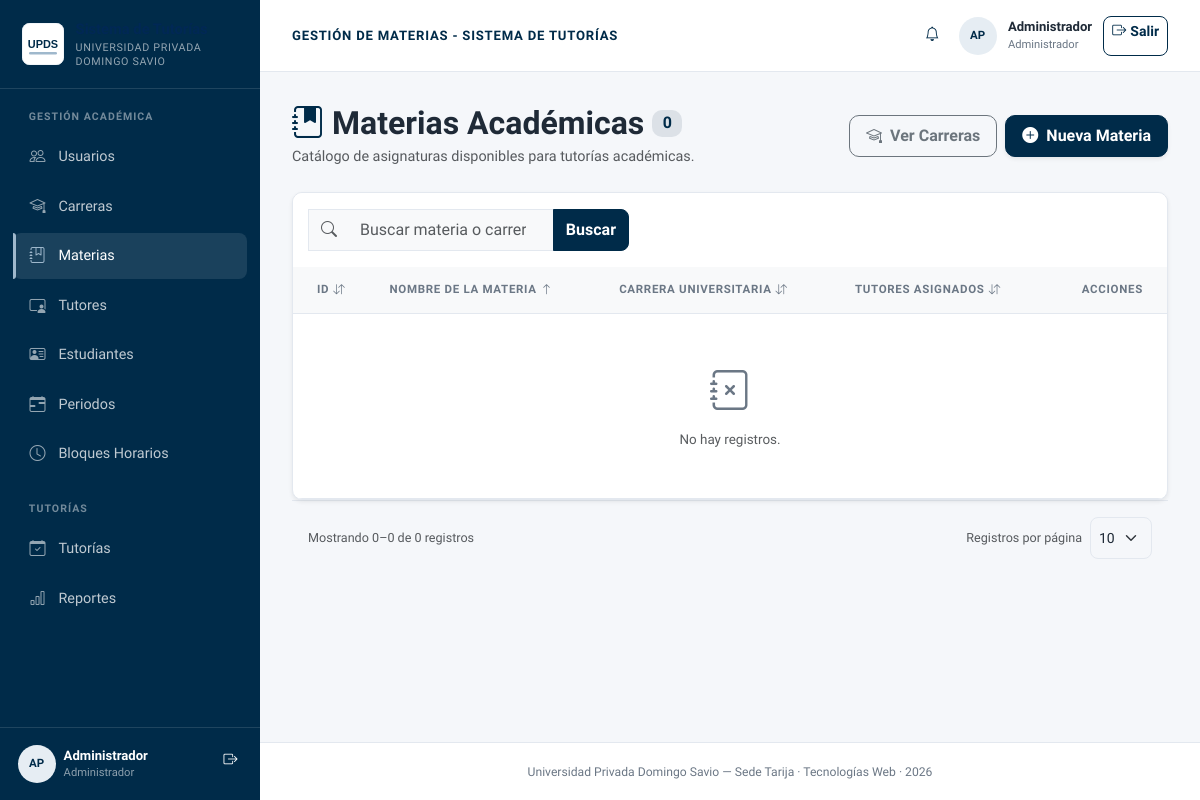
Page /controllers/materias_listar.php (signed in) on the earlier database version.
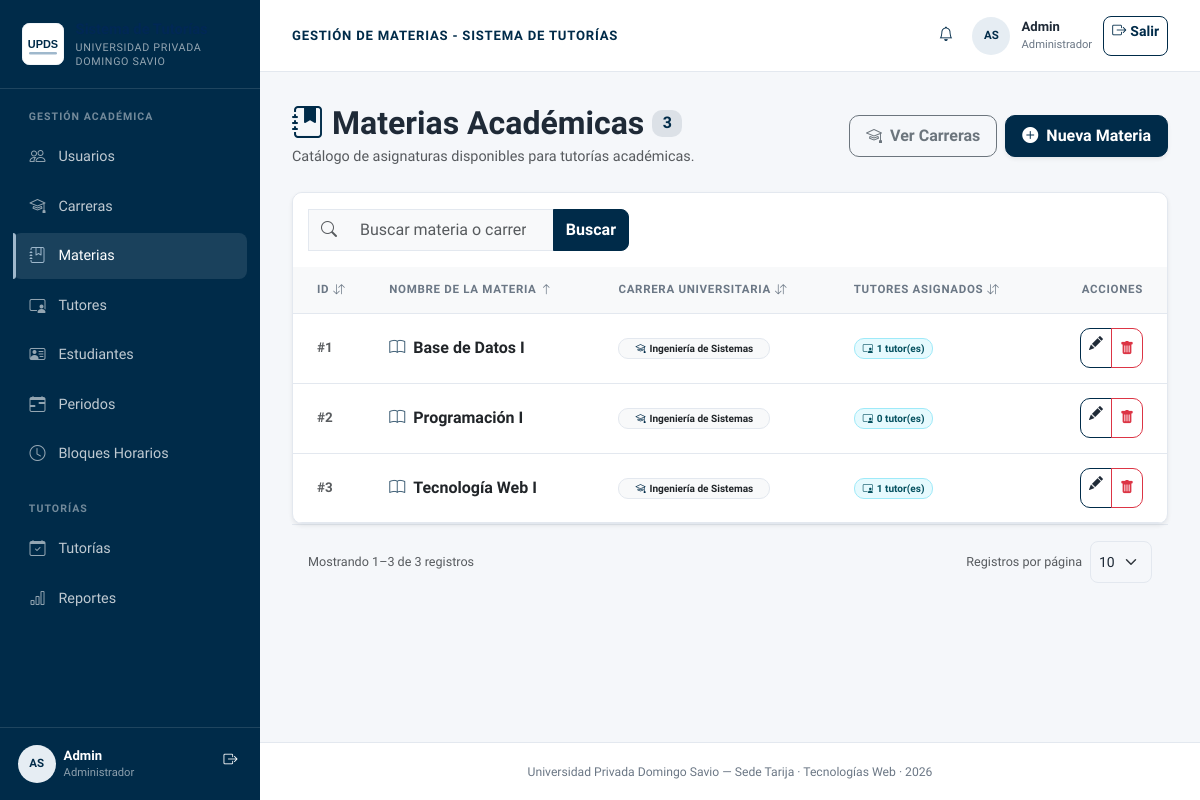
Same page on the later database version.
### tables this page shows
CREATE TABLE IF NOT EXISTS materias (
  id_materia INT AUTO_INCREMENT PRIMARY KEY,
  nombre_materia VARCHAR(150) NOT NULL,
  id_carrera INT,
  UNIQUE KEY uq_materia_carrera (id_carrera, nombre_materia),
  CONSTRAINT fk_materias_carreras FOREIGN KEY (id_carrera) REFERENCES carreras(id_carrera) ON UPDATE CASCADE
);

CREATE TABLE IF NOT EXISTS carreras (
  id_carrera INT AUTO_INCREMENT PRIMARY KEY,
  nombre_carrera VARCHAR(150) NOT NULL,
  UNIQUE KEY uq_carrera_nombre (nombre_carrera)
);

### controllers/materias_listar.php (called while the page is built, shortened)
<?php
require_once __DIR__ . '/../config/conexion.php';
require_once __DIR__ . '/../models/MateriaModel.php';
require_once __DIR__ . '/../includes/lista_helper.php';
$materiaModel = new MateriaModel($pdo);
$ordenesPermitidos = ['id', 'nombre', 'carrera', 'tutores'];
$ordenActual = in_array($_GET['orden'] ?? '', $ordenesPermitidos, true) ? $_GET['orden'] : 'nombre';
$dirActual = ($_GET['dir'] ?? '') === 'desc' ? 'desc' : 'asc';
$q = isset($_GET['q']) && is_scalar($_GET['q']) ? trim((string) $_GET['q']) : '';
$orden = $ordenActual;
$dir = $dirActual;
$parametrosPagina = paginacionParametros();
$totalRegistros = $materiaModel->contar($q);
$pag = paginacionCalcular($totalRegistros, $parametrosPagina);
$materias = $materiaModel->obtenerPaginadas($q, $orden, $dir, $pag['por_pagina'], $pag['offset']);
require_once __DIR__ . '/../views/materias/listar.php';

### models/NotificacionModel.php (called while the page is built, shortened)
<?php
class NotificacionModel
{
    private $pdo;
    public function __construct($pdo)
    {
        $this->pdo = $pdo;
    }
    public function contarNoLeidas($idUsuario)
    {
        $stmt = $this->pdo->prepare('SELECT COUNT(*) FROM notificaciones WHERE id_usuario = :id AND leida = 0');
        $stmt->execute([':id' => (int) $idUsuario]);
        return (int) $stmt->fetchColumn();
    }
}

### models/MateriaModel.php (called while the page is built, shortened)
<?php
class MateriaModel
{
    private $pdo;
    public function __construct($pdo)
    {
        $this->pdo = $pdo;
    }
    public function obtenerPaginadas($q, $orden, $dir, $limite, $offset)
    {
        $columnas = ['id' => 'm.id_materia', 'nombre' => 'm.nombre_materia', 'carrera' => 'c.nombre_carrera', 'tutores' => 'total_tutores'];
        $ordenSql = $columnas[$orden] ?? $columnas['nombre'];
        $dirSql = strtolower($dir) === 'asc' ? 'ASC' : 'DESC';
        $sql = "SELECT m.id_materia, m.nombre_materia, m.id_carrera, c.nombre_carrera,
                       (SELECT COUNT(*) FROM tutor_materia tm WHERE tm.id_materia = m.id_materia) AS total_tutores
                FROM materias m LEFT JOIN carreras c ON m.id_carrera = c.id_carrera";
        $sql .= " ORDER BY {$ordenSql} {$dirSql} LIMIT :limite OFFSET :offset";
        $stmt = $this->pdo->prepare($sql);
        $stmt->bindValue(':limite', $limite, PDO::PARAM_INT);
        $stmt->bindValue(':offset', $offset, PDO::PARAM_INT);
        $stmt->execute();
        return $stmt->fetchAll();
    }
    public function contar($q = '')
    {
        $sql = 'SELECT COUNT(*) FROM materias m LEFT JOIN carreras c ON m.id_carrera = c.id_carrera';
        $stmt = $this->pdo->prepare($q !== '' ? $sql . " WHERE CONCAT_WS(' ', m.nombre_materia, c.nombre_carrera) LIKE :q ESCAPE '\\\\'" : $sql);
        $stmt->execute();
        return (int) $stmt->fetchColumn();
    }
}

### views/materias/listar.php (the view, shortened to what the changed rows need)
<?php
$tituloPagina = 'Gestión de Materias - Sistema de Tutorías';
include __DIR__ . '/../layouts/header.php';
?>
<div class="d-flex flex-column flex-md-row justify-content-between align-items-start align-items-md-center mb-4 gap-3">
  <div>
    <h2 class="fw-bold mb-1 d-flex align-items-center gap-2">
      <i class="bi bi-journal-bookmark-fill text-primary"></i>
      <span>Materias Académicas</span>
      <span class="badge bg-primary bg-opacity-10 text-primary fs-6"><?= $totalRegistros ?></span>
    </h2>
  </div>
</div>
<div class="card card-custom shadow-sm overflow-hidden">
  <div class="table-responsive">
    <table class="table table-hover align-middle mb-0" id="tablaMaterias">
      <thead class="table-light text-muted text-uppercase" style="font-size: 0.75rem; letter-spacing: 0.5px;">
        <tr>
          <th class="text-end pe-4">Acciones</th>
        </tr>
      </thead>
      <tbody>
        <?php foreach ($materias as $m): ?>
          <tr>
            <td class="ps-4 text-muted fw-semibold">#<?= htmlspecialchars($m['id_materia']) ?></td>
            <td>
              <div class="fw-bold text-dark fs-6 d-flex align-items-center gap-2">
                <i class="bi bi-book text-primary opacity-75"></i>
                <?= htmlspecialchars($m['nombre_materia']) ?>
              </div>
            </td>
            <td>
              <?php if (!empty($m['nombre_carrera'])): ?>
                <span class="badge bg-light text-dark border px-3 py-1">
                  <i class="bi bi-mortarboard me-1 text-primary"></i><?= htmlspecialchars($m['nombre_carrera']) ?>
                </span>
              <?php else: ?>
                <span class="text-muted small italic">Sin carrera asignada</span>
              <?php endif; ?>
            </td>
            <td>
              <span class="badge bg-info bg-opacity-10 text-info-emphasis border border-info-subtle px-2 py-1">
                <i class="bi bi-person-video3 me-1"></i><?= $m['total_tutores'] ?> tutor(es)
              </span>
            </td>
            <td class="text-end pe-4">
              <div class="btn-group" role="group">
                <a href="materias_editar.php?id=<?= $m['id_materia'] ?>" class="btn btn-outline-primary btn-sm rounded-start-2" title="Editar">
                  <i class="bi bi-pencil-fill"></i>
                </a>
                <button type="button" class="btn btn-outline-danger btn-sm rounded-end-2"
                        onclick="confirmarEliminacion('materias_eliminar.php?id=<?= $m['id_materia'] ?>', 'Se eliminará la materia <?= htmlspecialchars($m['nombre_materia']) ?> del catálogo.')"
                        title="Eliminar">
                  <i class="bi bi-trash-fill"></i>
                </button>
              </div>
            </td>
          </tr>
        <?php endforeach; ?>
        <?php if (empty($materias)): ?>
          <tr>
            <td colspan="5" class="text-center py-5 text-muted">
              <i class="bi bi-journal-x fs-1 d-block mb-2 text-secondary"></i>
              <?php if ($q !== ''): ?>
                Sin resultados para tu búsqueda. <a href="<?= urlLista(['q' => null, 'pagina' => 1]) ?>">Limpiar búsqueda</a>
              <?php else: ?>
                No hay registros.
              <?php endif; ?>
            </td>
          </tr>
        <?php endif; ?>
      </tbody>
    </table>
  </div>
</div>
<?php include __DIR__ . '/../partials/paginacion.php'; ?>
<?php include __DIR__ . '/../layouts/footer.php'; ?>

### views/layouts/header.php (shortened to what the changed rows need)
<?php
require_once __DIR__ . '/../../includes/lista_helper.php';
require_once __DIR__ . '/../../includes/vista_helpers.php';
$rolSesion = $_SESSION['rol'] ?? '';
$nombreSesion = $_SESSION['nombre'] ?? 'Usuario';
$apellidoSesion = $_SESSION['apellido'] ?? '';
$tituloSeccion = $tituloSeccion ?? ($tituloPagina ?? 'Sistema de Tutorías');
$esEstudiante = $rolSesion === 'estudiante';
$notificacionesNoLeidas = 0;
if (!empty($_SESSION['id_usuario'])) {
    try {
        require_once __DIR__ . '/../../config/conexion.php';
        require_once __DIR__ . '/../../models/NotificacionModel.php';
        $notificacionesNoLeidas = (new NotificacionModel($pdo))->contarNoLeidas($_SESSION['id_usuario']);
    } catch (Throwable $e) {
        error_log($e->getMessage());
        $notificacionesNoLeidas = 0;
    }
}
function campanaNotificaciones($noLeidas) {
    $insignia = $noLeidas > 0
        ? '<span class="badge rounded-pill bg-danger position-absolute top-0 start-100 translate-middle" style="font-size: .6rem;">' . (int) $noLeidas . '</span>'
        : '';
    return '<a href="/controllers/notificaciones_listar.php" class="position-relative d-inline-flex align-items-center justify-content-center p-2 text-decoration-none" aria-label="Notificaciones" title="Notificaciones">'
        . '<i class="bi bi-bell" aria-hidden="true"></i>' . $insignia . '</a>';
}
?>
<!DOCTYPE html>
<html lang="es">
<head>
  <link href="https://cdn.jsdelivr.net/npm/bootstrap@5.3.3/dist/css/bootstrap.min.css" rel="stylesheet">
  <link rel="stylesheet" href="https://cdn.jsdelivr.net/npm/bootstrap-icons@1.11.3/font/bootstrap-icons.min.css">
  <link rel="stylesheet" href="/assets/css/upds-theme.css">
</head>
<body>
<?php if ($esEstudiante): ?>
  <div class="student-main">
    <nav class="navbar navbar-expand-lg student-navbar" aria-label="Navegación principal">
      <div class="container-fluid px-3 px-lg-4">
        <a class="navbar-brand d-flex align-items-center gap-2" href="/views/estudiante/panel.php">
          <img class="brand-logo" src="/assets/img/logo-upds.svg" alt="UPDS">
          <span><strong>UPDS</strong><small class="brand-campus">Sede Tarija</small></span>
        </a>
        <button class="navbar-toggler border-0" type="button" data-bs-toggle="collapse" data-bs-target="#studentNav" aria-controls="studentNav" aria-label="Abrir menú">
          <span class="navbar-toggler-icon"></span>
        </button>
        <div class="collapse navbar-collapse" id="studentNav">
          <ul class="navbar-nav me-auto mb-2 mb-lg-0">
            <li class="nav-item"><a class="nav-link <?= menuActivo('estudiante/panel') ? 'active' : '' ?>" href="/views/estudiante/panel.php"><i class="bi bi-calendar2-check me-1" aria-hidden="true"></i>Mis Tutorías</a></li>
            <li class="nav-item"><a class="nav-link <?= menuActivo('solicitar') ? 'active' : '' ?>" href="/controllers/tutorias_solicitar.php"><i class="bi bi-calendar-plus me-1" aria-hidden="true"></i>Solicitar Tutoría</a></li>
          </ul>
          <div class="topbar-user">
            <span class="text-white"><?= campanaNotificaciones($notificacionesNoLeidas) ?></span>
            <?= avatar($nombreSesion, $apellidoSesion, $rolSesion) ?>
            <div><div class="topbar-user-name"><?= htmlspecialchars($nombreSesion) ?></div><div class="topbar-user-role"><?= htmlspecialchars($rolSesion) ?></div></div>
            <a href="/controllers/logout.php" onclick="cerrarSesion(event)" class="btn btn-sm btn-outline-light"><i class="bi bi-box-arrow-right me-1" aria-hidden="true"></i>Salir</a>
          </div>
        </div>
      </div>
    </nav>
<?php else: ?>
  <div class="app-shell">
    <aside class="app-sidebar" aria-label="Navegación principal">
      <a class="sidebar-brand" href="<?= $rolSesion === 'tutor' ? '/views/tutor/panel.php' : '/controllers/usuarios_listar.php' ?>">
        <img class="brand-logo" src="/assets/img/logo-upds.svg" alt="UPDS">
        <span class="brand-name">Sistema de Tutorías<small class="brand-campus">Universidad Privada Domingo Savio</small></span>
      </a>
      <nav class="sidebar-nav">
        <?php if ($rolSesion === 'administrador'): ?>
          <div class="sidebar-section">Gestión académica</div>
          <a class="sidebar-link <?= menuActivo('usuarios') ? 'active' : '' ?>" href="/controllers/usuarios_listar.php"><i class="bi bi-people" aria-hidden="true"></i>Usuarios</a>
          <a class="sidebar-link <?= menuActivo('carreras') ? 'active' : '' ?>" href="/controllers/carreras_listar.php"><i class="bi bi-mortarboard" aria-hidden="true"></i>Carreras</a>
          <a class="sidebar-link <?= menuActivo('materias') ? 'active' : '' ?>" href="/controllers/materias_listar.php"><i class="bi bi-journal-bookmark" aria-hidden="true"></i>Materias</a>
          <a class="sidebar-link <?= menuActivo('tutores') ? 'active' : '' ?>" href="/controllers/tutores_listar.php"><i class="bi bi-person-video3" aria-hidden="true"></i>Tutores</a>
          <a class="sidebar-link <?= menuActivo('estudiantes') ? 'active' : '' ?>" href="/controllers/estudiantes_listar.php"><i class="bi bi-person-vcard" aria-hidden="true"></i>Estudiantes</a>
          <a class="sidebar-link <?= menuActivo('admin_periodos') ? 'active' : '' ?>" href="/controllers/admin_periodos.php"><i class="bi bi-calendar-range" aria-hidden="true"></i>Periodos</a>
          <a class="sidebar-link <?= menuActivo('admin_bloques') ? 'active' : '' ?>" href="/controllers/admin_bloques.php"><i class="bi bi-clock" aria-hidden="true"></i>Bloques Horarios</a>
          <div class="sidebar-section mt-4">Tutorías</div>
          <a class="sidebar-link <?= menuActivo('tutorias') ? 'active' : '' ?>" href="/controllers/tutorias_listar.php"><i class="bi bi-calendar-check" aria-hidden="true"></i>Tutorías</a>
          <a class="sidebar-link <?= menuActivo('reportes') ? 'active' : '' ?>" href="/controllers/reportes.php"><i class="bi bi-bar-chart" aria-hidden="true"></i>Reportes</a>
        <?php endif; ?>
      </nav>
      <div class="sidebar-user d-flex align-items-center gap-2">
        <?= avatar($nombreSesion, $apellidoSesion, $rolSesion) ?>
        <div class="flex-grow-1"><div class="sidebar-user-name"><?= htmlspecialchars($nombreSesion) ?></div><div class="sidebar-user-role"><?= htmlspecialchars($rolSesion) ?></div></div>
        <a href="/controllers/logout.php" onclick="cerrarSesion(event)" class="btn btn-sm btn-link text-white p-1" aria-label="Cerrar sesión" title="Cerrar sesión"><i class="bi bi-box-arrow-right" aria-hidden="true"></i></a>
      </div>
    </aside>
    <div class="app-main">
          <?= campanaNotificaciones($notificacionesNoLeidas) ?>
      <header class="app-topbar d-flex justify-content-between align-items-center">
        <div class="topbar-title"><?= htmlspecialchars($tituloSeccion) ?></div>
        <div class="topbar-user">
          <span class="text-primary"><?= campanaNotificaciones($notificacionesNoLeidas) ?></span>
          <?= avatar($nombreSesion, $apellidoSesion, $rolSesion) ?>
          <div><div class="topbar-user-name"><?= htmlspecialchars($nombreSesion) ?></div><div class="topbar-user-role"><?= htmlspecialchars($rolSesion) ?></div></div>
          <a href="/controllers/logout.php" onclick="cerrarSesion(event)" class="btn btn-sm btn-outline-primary"><i class="bi bi-box-arrow-right me-1" aria-hidden="true"></i>Salir</a>
        </div>
      </header>
<?php endif; ?>
<main class="app-content">

### includes/vista_helpers.php (shortened to what the changed rows need)
<?php
function menuActivo($fragmento)
{
    return strpos($_SERVER['PHP_SELF'] ?? '', $fragmento) !== false;
}
function avatar($nombre, $apellido = '', $rol = '')
{
    $nombre = trim((string) $nombre);
    $apellido = trim((string) $apellido);
    $iniciales = strtoupper(substr($nombre, 0, 1) . substr($apellido, 0, 1));
    $clasesRol = [
        'administrador' => 'avatar-admin',
        'tutor' => 'avatar-tutor',
        'estudiante' => 'avatar-student',
    ];
    $claseRol = $clasesRol[$rol] ?? 'avatar-default';
    return '<span class="avatar ' . $claseRol . '" aria-hidden="true">'
        . htmlspecialchars($iniciales, ENT_QUOTES, 'UTF-8') . '</span>';
}

### views/partials/paginacion.php (shortened to what the changed rows need)
<?php
$pag = $pag ?? paginacionCalcular(0, paginacionParametros());
$mostrarSelector = $mostrarSelector ?? true;
$inicio = $pag['total'] > 0 ? $pag['offset'] + 1 : 0;
$fin = min($pag['offset'] + $pag['por_pagina'], $pag['total']);
?>
<div class="d-flex flex-column flex-md-row justify-content-between align-items-md-center gap-3 p-3 border-top">
  <div class="text-muted small">
    Mostrando <?= $inicio ?>–<?= $fin ?> de <?= $pag['total'] ?> registros
  </div>
  <?php if ($mostrarSelector): ?>
    <form method="GET" class="d-flex align-items-center gap-2">
    <label for="por_pagina" class="small text-muted text-nowrap">Registros por página</label>
    <select id="por_pagina" name="por_pagina" class="form-select form-select-sm" onchange="this.form.submit()">
    </select>
    </form>
  <?php endif; ?>
</div>

Differences in the rows shown:
added materias: id_materia "1", nombre_materia "Base de Datos I", id_carrera.nombre_carrera "Ingeniería de Sistemas", total_tutores "1"
added materias: id_materia "2", nombre_materia "Programación I", id_carrera.nombre_carrera "Ingeniería de Sistemas", total_tutores "0"
added materias: id_materia "3", nombre_materia "Tecnología Web I", id_carrera.nombre_carrera "Ingeniería de Sistemas", total_tutores "1"
Other differences:
$iniciales: "AP AP" → "AS AS"
$nombreSesion: "Administrador" → "Admin"
$totalRegistros: "0" → "3"
$inicio: "0" → "1"
$fin: "0" → "3"
$pag['total']: "0" → "3"
text no longer shown: "No hay registros."
